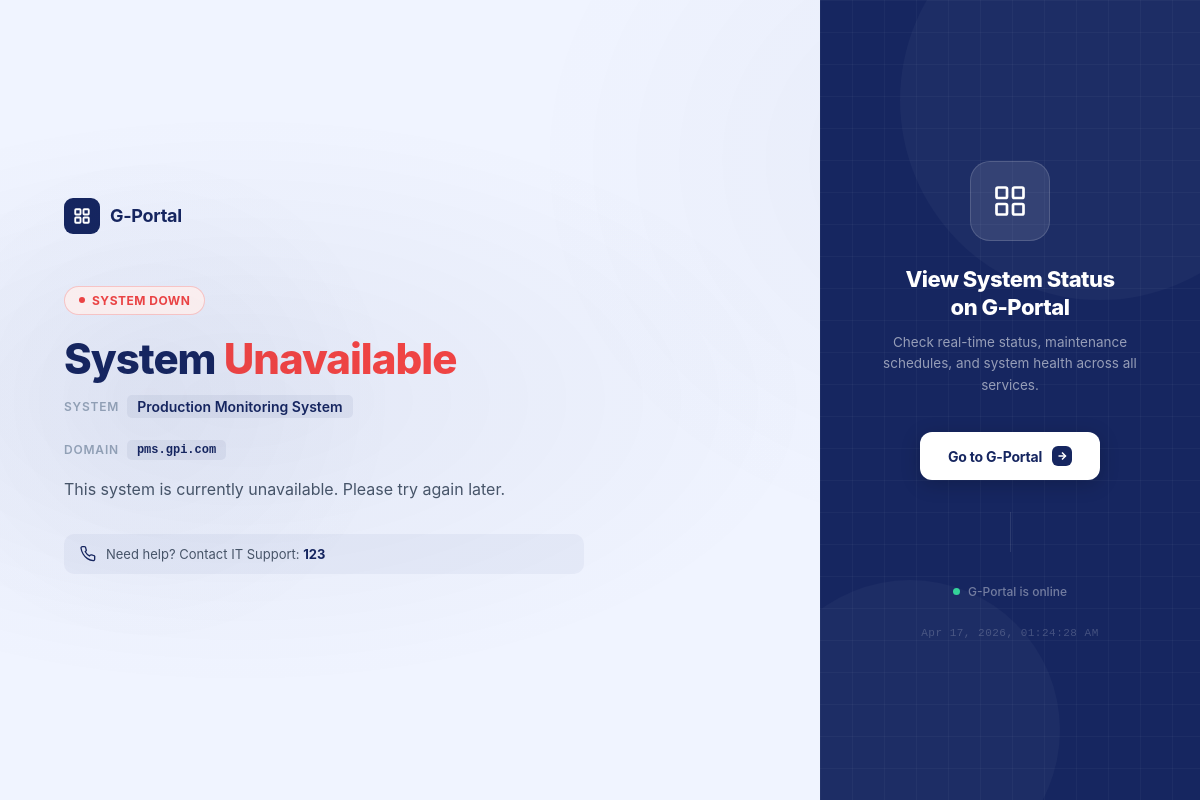
The page /pages/error_page.php?system_id=7 on the database as committed earlier.
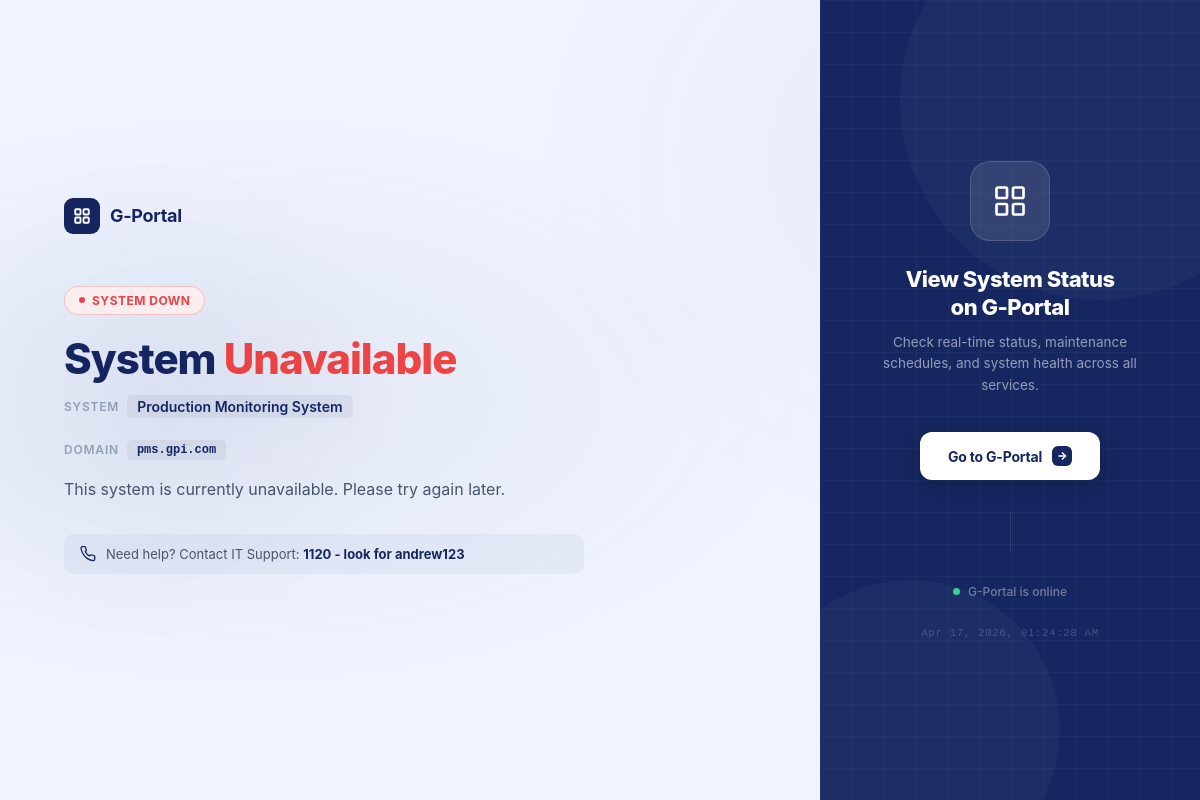
The same page on the database as committed later.
### tables this page shows
CREATE TABLE `systems` (
  `id` int(10) UNSIGNED NOT NULL,
  `name` varchar(255) NOT NULL,
  `category` varchar(100) NOT NULL DEFAULT 'Direct',
  `domain` varchar(255) NOT NULL,
  `network_type` varchar(5) NOT NULL DEFAULT 'https',
  `japanese_domain` varchar(255) DEFAULT NULL,
  `badge_url` varchar(500) DEFAULT NULL,
  `logo` varchar(255) DEFAULT NULL,
  `description` varchar(1000) DEFAULT NULL COMMENT 'System description (max 1000 chars)',
  `japanese_description` text DEFAULT NULL,
  `contact_number` varchar(50) DEFAULT '123',
  `status` enum('online','offline','maintenance','down','archived') DEFAULT 'online',
  `created_at` timestamp NOT NULL DEFAULT current_timestamp(),
  `updated_at` timestamp NOT NULL DEFAULT current_timestamp() ON UPDATE current_timestamp(),
  `exclude_health_check` tinyint(1) NOT NULL DEFAULT 0 COMMENT '1 = skip this system during automated health checks'
);

### pages/error_page.php (the view, shortened to what the changed rows need)
<?php
$type     = trim($_GET['type']       ?? '503');
$domain   = trim($_GET['domain']     ?? '');
$systemId = intval($_GET['system_id'] ?? 0);
$systemInfo      = null;
$conn = getDBConnection();
if ($systemId > 0) {
    $stmt = $conn->prepare("SELECT id, name, domain, contact_number, status FROM systems WHERE id = ? LIMIT 1");
    $stmt->bind_param("i", $systemId);
    $stmt->execute();
    $systemInfo = $stmt->get_result()->fetch_assoc();
} elseif (!empty($domain)) {
    $stmt = $conn->prepare("SELECT id, name, domain, contact_number, status FROM systems WHERE domain = ? LIMIT 1");
    $stmt->bind_param("s", $domain);
    $stmt->execute();
    $systemInfo = $stmt->get_result()->fetch_assoc();
    $stmt->close();
}
if ($systemInfo) {
    $systemId = $systemInfo['id'];
    $stmt = $conn->prepare("
        SELECT title, description, start_datetime, end_datetime, status
        FROM maintenance_schedules
        WHERE system_id = ?
          AND status IN ('Scheduled', 'In Progress')
          AND deleted_from_calendar = 0
        ORDER BY start_datetime ASC
        LIMIT 1
    ");
    $stmt->bind_param("i", $systemId);
    $stmt->execute();
    $maintenanceInfo = $stmt->get_result()->fetch_assoc();
    if (in_array($type, ['503', 'down', 'maintenance'])) {
        if ($systemInfo['status'] === 'maintenance' || $maintenanceInfo) {
            $type = 'maintenance';
        } elseif (in_array($systemInfo['status'], ['down', 'offline'])) {
            $type = 'down';
        }
    }
}
$errors = [
    '404' => [
        'code'    => '404',
        'label'   => 'Not Found',
        'title'   => 'Page Not Found',
        'message' => 'The page you\'re looking for doesn\'t exist or has been moved.',
        'color'   => '#6366f1',
        'bg'      => '#EEF2FF',
        'icon'    => 'search',
    ],
    '403' => [
        'code'    => '403',
        'label'   => 'Forbidden',
        'title'   => 'Access Denied',
        'message' => 'You don\'t have permission to access this page.',
        'color'   => '#f59e0b',
        'bg'      => '#FFFBEB',
        'icon'    => 'lock',
    ],
    '500' => [
        'code'    => '500',
        'label'   => 'Server Error',
        'title'   => 'Internal Server Error',
        'message' => 'Something went wrong on our end. Our team has been notified.',
        'color'   => '#ef4444',
        'bg'      => '#FEF2F2',
        'icon'    => 'alert',
    ],
    'down' => [
        'code'    => '',
        'label'   => 'System Down',
        'title'   => 'System Unavailable',
        'message' => 'This system is currently unavailable. Please try again later.',
        'color'   => '#ef4444',
        'bg'      => '#FEF2F2',
        'icon'    => 'offline',
    ],
    'maintenance' => [
        'code'    => '',
        'label'   => 'Under Maintenance',
        'title'   => 'System Under Maintenance',
        'message' => 'This system is currently undergoing scheduled maintenance.',
        'color'   => '#f59e0b',
        'bg'      => '#FFFBEB',
        'icon'    => 'maintenance',
    ],
    'offline' => [
        'code'    => '',
        'label'   => 'Offline',
        'title'   => 'System Offline',
        'message' => 'This system is currently offline.',
        'color'   => '#6b7280',
        'bg'      => '#F9FAFB',
        'icon'    => 'offline',
    ],
];
$errorConfig = $errors[$type] ?? [
    'code'    => '503',
    'label'   => 'Unavailable',
    'title'   => 'Service Unavailable',
    'message' => 'This service is temporarily unavailable. Please try again later.',
    'color'   => '#ef4444',
    'bg'      => '#FEF2F2',
    'icon'    => 'alert',
];
$systemName    = $systemInfo['name']           ?? ($domain ?: 'This System');
$displayDomain = trim($_GET['display_domain'] ?? '');
$systemDomain  = !empty($displayDomain) ? $displayDomain : ($systemInfo['domain'] ?? ($domain ?: '—'));
$contactNumber = $systemInfo['contact_number'] ?? null;
?>
<!DOCTYPE html>
<html lang="en">
<head>
    <link rel="stylesheet" href="../assets/css/error_page.css">
</head>
<body>
<div class="page">
    <div class="left-panel">
        <div class="gportal-mark">
            <div class="gportal-mark-icon">
            </div>
            <span class="gportal-mark-text">G-Portal</span>
        </div>
        <div class="error-badge">
            <span class="error-badge-dot"></span>
            <?= htmlspecialchars($errorConfig['label']) ?>
        </div>
        <h1 class="error-heading">
            <?php
                $words = explode(' ', $errorConfig['title']);
                $last  = array_pop($words);
                echo implode(' ', $words) . ' <span>' . htmlspecialchars($last) . '</span>';
            ?>
        </h1>
        <div class="system-name-row">
            <span class="system-name-label">System</span>
            <span class="system-name-value"><?= htmlspecialchars($systemName) ?></span>
        </div>
        <div class="system-name-row" style="margin-top: 6px;">
            <span class="system-name-label">Domain</span>
            <span class="system-name-value" style="font-size: 12px; font-family: 'Consolas', 'Courier New', monospace;">
                <?= htmlspecialchars($systemDomain) ?>
            </span>
        </div>
        <p class="error-message"><?= htmlspecialchars($errorConfig['message']) ?></p>
        <?php if ($contactNumber): ?>
        <div class="contact-row">
            <span class="contact-row-text">
                Need help? Contact IT Support: <strong><?= htmlspecialchars($contactNumber) ?></strong>
            </span>
        </div>
        <?php endif; ?>
    </div>
    <div class="right-panel">
        <div class="right-content">
            <h2 class="right-heading">View System Status<br>on G-Portal</h2>
        </div>
    </div>
</div>
</body>
</html>

Rows that differ between the two databases and show on the page:
changed systems "This system is currently unavailable. Please try again later.": contact_number "123" → "1120 - look for andrew123"
